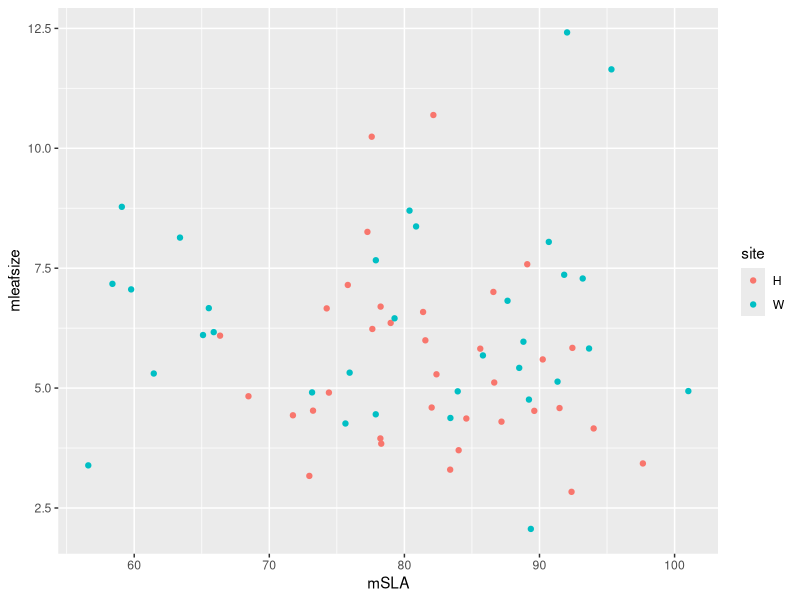
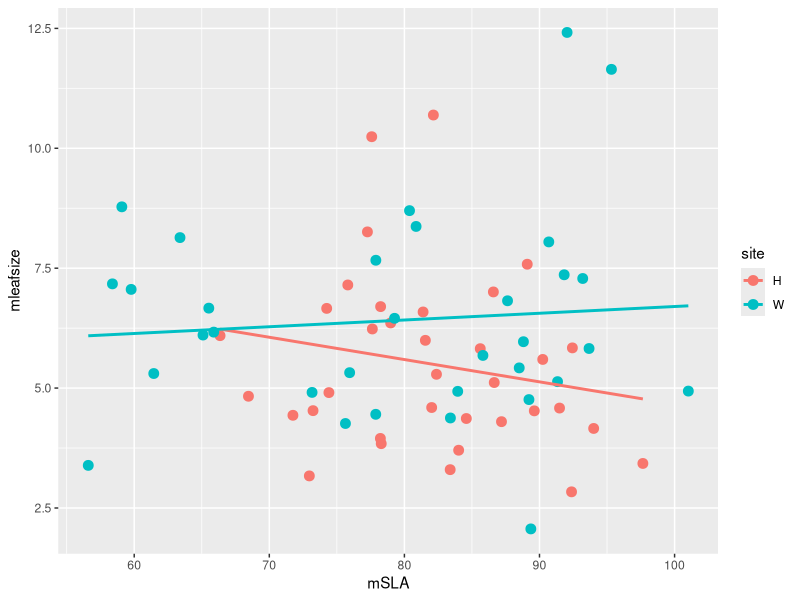
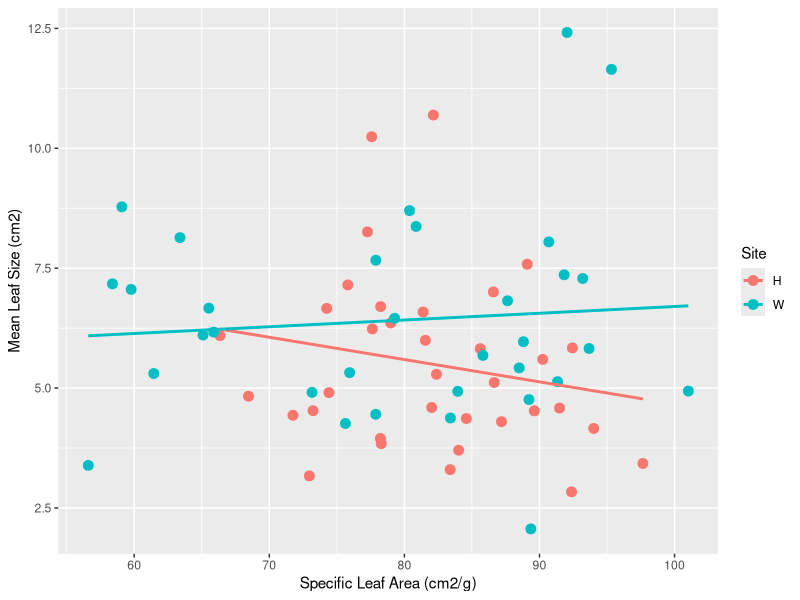
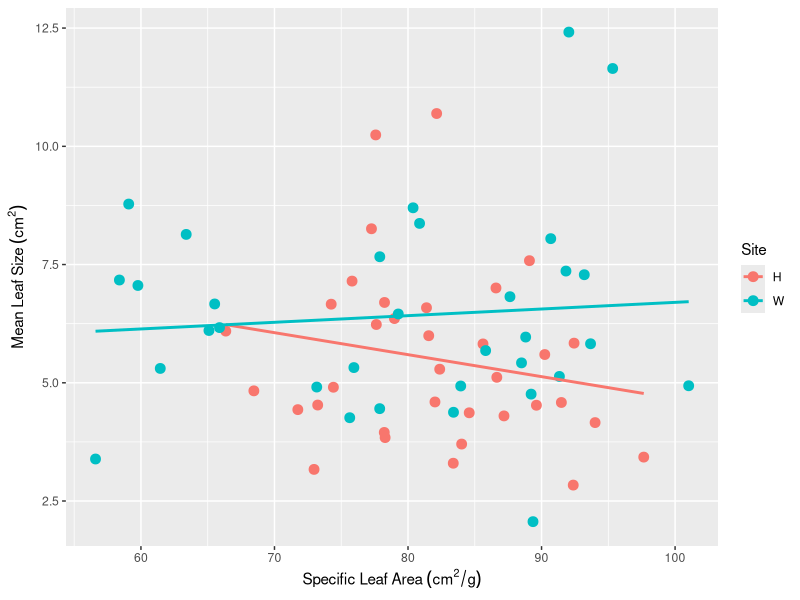
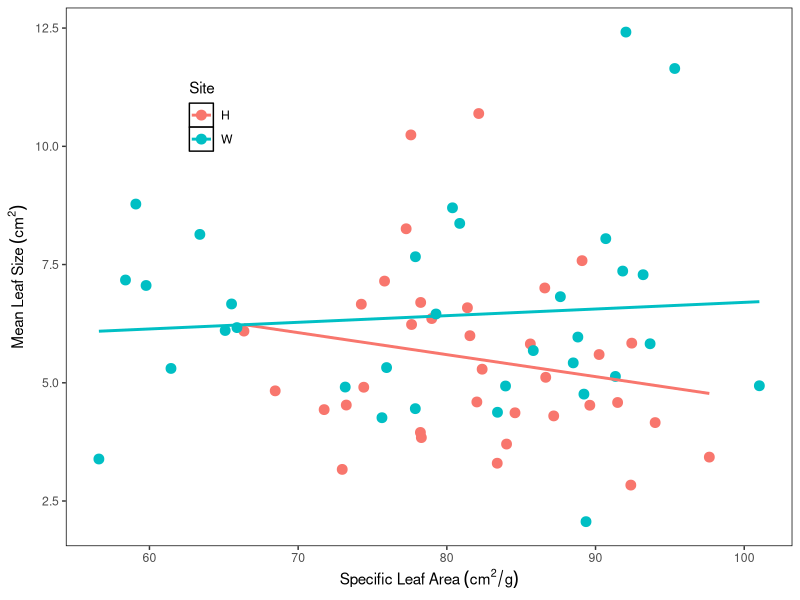
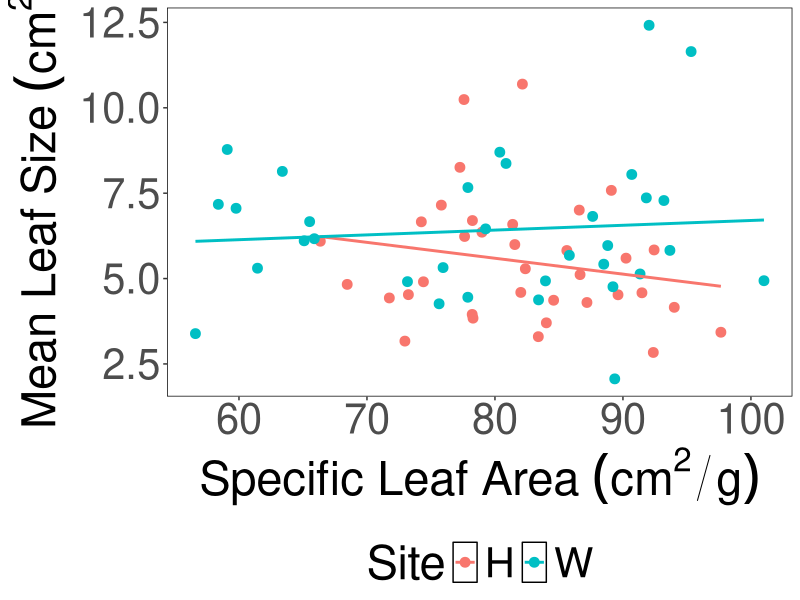
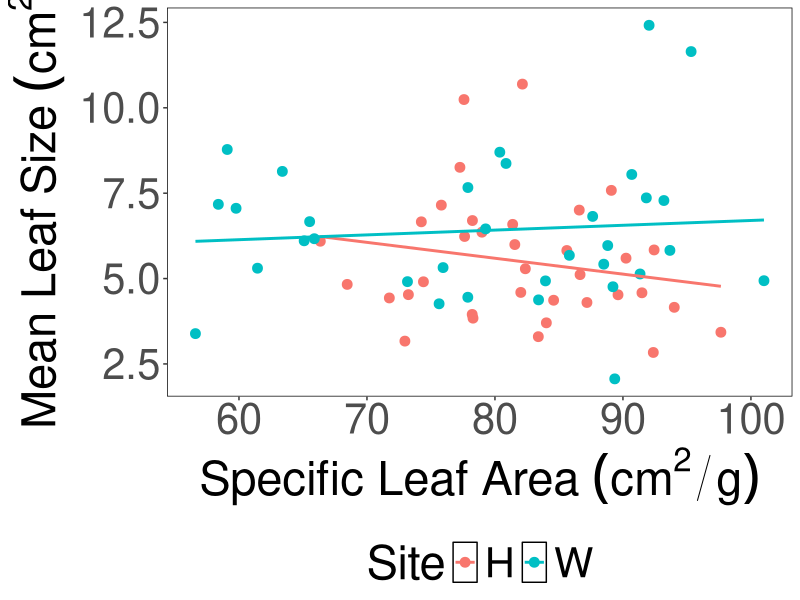
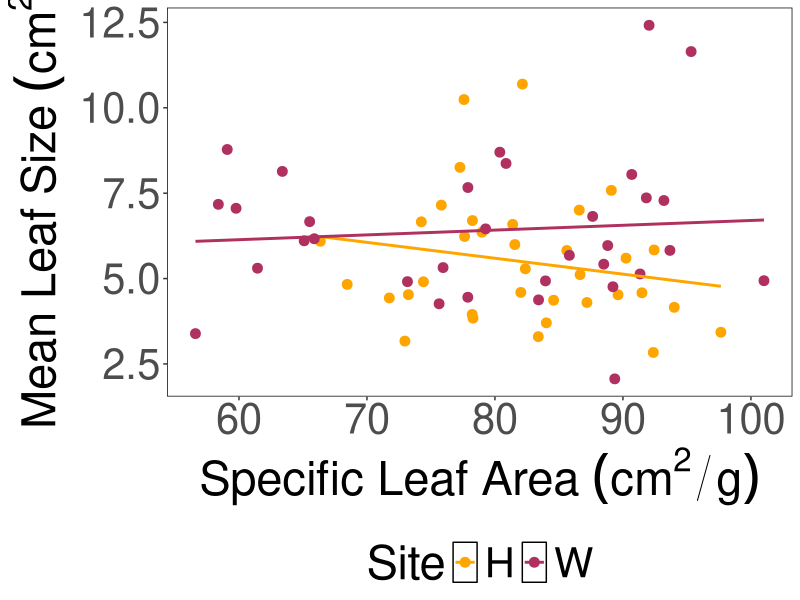

Source code (R) for these figures, in order:
## ---- chunk 1
library(tidyverse)
## ---- chunk 2
# read in the csv as a variable called
oak_data <- read.csv("Blue_Oak_Traits.csv") #make sure this dataset is in the same folder as your .Rmd file within yur R project, or use there here() function to direct R to the correct folder

#see what it looks like!
head(oak_data)
## ---- chunk 3
#Basic plot: 
oak_data %>% 
  ggplot(aes(x = mSLA, y = mleafsize, color = site)) +
  geom_point()
## ---- chunk 4
oak_data %>% 
  ggplot(aes(x = mSLA, y = mleafsize, color = site)) +
  geom_point(size = 3) + #designate the point size here! Larger point sizes can be good for a poster. 
  geom_smooth(method = "lm", se = F) #tells R to place a linear model over the points (see what happens if you dont use the 'method = "lm" call!)

#how to save something quickly
ggsave("p.jpeg")
## ---- chunk 5
oak_data %>% 
  ggplot(aes(x = mSLA, y = mleafsize, color = site)) +
  geom_point(size = 3) +
  geom_smooth(method = "lm", se = F) +
  labs(y = "Mean Leaf Size (cm2)",
       x = "Specific Leaf Area (cm2/g)", 
       color = "Site")
## ---- chunk 6
oak_data %>% 
  ggplot(aes(x = mSLA, y = mleafsize, color = site)) +
  geom_point(size = 3) +
  geom_smooth(method = "lm", se = F) +
  labs(y = bquote("Mean Leaf Size " (cm^2)), #to make superscripts work, use bquote()
       x = bquote("Specific Leaf Area " (cm^2 /g)), 
       color = "Site")
## ---- chunk 7
oak_data %>% 
  ggplot(aes(x = mSLA, y = mleafsize, color = site)) +
  geom_point(size = 3) +
  geom_smooth(method = "lm", se = F) +
  labs(y = bquote("Mean Leaf Size " (cm^2)), #to make superscripts work, use bquote()
       x = bquote("Specific Leaf Area " (cm^2 /g)), 
       color = "Site")+
  theme(panel.background = element_rect(fill='white', colour='black'), # Make background white and border black
          panel.grid.major = element_blank(),  # Hide major gridlines
          panel.grid.minor = element_blank(),# Hide minor gridlines
          strip.background = element_rect(fill = "white"), #make background white
          legend.position = c(.2, .8) #change where the legend is, optionsa are "top", "left", "right", and "bottom"
        )  
## ---- chunk 8

plot <- oak_data %>% #make the plot read to an object that we name 'plot'
  ggplot(aes(x = mSLA, y = mleafsize, color = site)) +
  geom_point(size = 3) +
  geom_smooth(method = "lm", se = F) +
  labs(y = bquote("Mean Leaf Size " (cm^2)), #to make superscripts work, use bquote()
       x = bquote("Specific Leaf Area " (cm^2 /g)), 
       color = "Site")+
  theme(panel.background = element_rect(fill='white', colour='black'), # Make background white and border black
          panel.grid.major = element_blank(),  # Hide major gridlines
          panel.grid.minor = element_blank(),# Hide minor gridlines
          strip.background = element_rect(fill = "white"), #make background white
          legend.position = "bottom", #change where the legend is, optionsa are "top", "left", "right", and "bottom"
        
#Change the font sizes: 
          axis.title = element_text(size= 34), #change the size of the axis titles, you probably want to aim for 24-30 size
          axis.text = element_text(size = 30), #change the size of the axis text, you probably want to aim for 18-24
          legend.title = element_text(size = 34), #change the legend title size, you probably want to aim for 24-30 size
          legend.text = element_text(size = 30), #change the legend text size, you probably want to aim for 18-24
        )    
plot
## ---- chunk 9
plot #now we can just call 'plot' to avoid having to copy ALL of the code we just wrote
## ---- chunk 10
plot_pretty_colors <- plot + #create a new plot object with the colors you want!
  scale_color_manual(values = c("#FFB000", "#DC267F")) #using hex codes
  

plot + 
  scale_color_manual(values = c("orange", "maroon")) #using words

## ---- chunk 11
#use ggsave: 
ggsave(plot = plot_pretty_colors, #what plot to save
      filename = "Figure1.jpeg", #where to save it, what to call it
      height = 6.5, 
      width = 7,
      units = c("in"),
      dpi = 300 #resolution. 300 tends to work well!
      )
